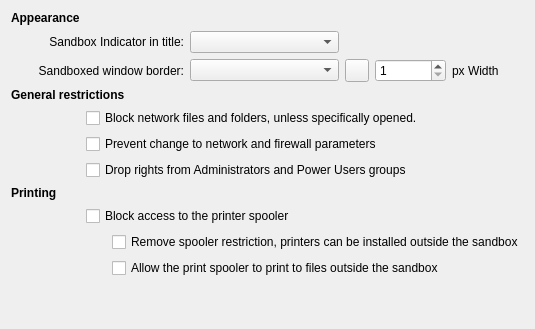
           <widget class="QWidget" name="tab_3">
            <attribute name="title">
             <string>Box Options</string>
            </attribute>
            <layout class="QGridLayout" name="gridLayout_27">
             <item row="1" column="0">
              <layout class="QGridLayout" name="gridLayout_8">
               <item row="1" column="0" colspan="3">
                <widget class="QLabel" name="label_20">
                 <property name="text">
                  <string>Sandbox Indicator in title:</string>
                 </property>
                 <property name="alignment">
                  <set>Qt::AlignRight|Qt::AlignTrailing|Qt::AlignVCenter</set>
                 </property>
                </widget>
               </item>
               <item row="2" column="6">
                <widget class="QSpinBox" name="spinBorderWidth">
                 <property name="minimum">
                  <number>1</number>
                 </property>
                 <property name="maximum">
                  <number>10</number>
                 </property>
                 <property name="value">
                  <number>1</number>
                 </property>
                </widget>
               </item>
               <item row="2" column="3" colspan="2">
                <widget class="QComboBox" name="cmbBoxBorder"/>
               </item>
               <item row="8" column="1" colspan="6">
                <widget class="QCheckBox" name="chkBlockSpooler">
                 <property name="text">
                  <string>Block access to the printer spooler</string>
                 </property>
                </widget>
               </item>
               <item row="4" column="1" colspan="6">
                <widget class="QCheckBox" name="chkBlockNetShare">
                 <property name="text">
                  <string>Block network files and folders, unless specifically opened.</string>
                 </property>
                </widget>
               </item>
               <item row="6" column="1" colspan="6">
                <widget class="QCheckBox" name="chkDropRights">
                 <property name="text">
                  <string>Drop rights from Administrators and Power Users groups</string>
                 </property>
                </widget>
               </item>
               <item row="2" column="0" colspan="3">
                <widget class="QLabel" name="label_21">
                 <property name="text">
                  <string>Sandboxed window border:</string>
                 </property>
                 <property name="alignment">
                  <set>Qt::AlignRight|Qt::AlignTrailing|Qt::AlignVCenter</set>
                 </property>
                </widget>
               </item>
               <item row="5" column="1" colspan="6">
                <widget class="QCheckBox" name="chkBlockNetParam">
                 <property name="text">
                  <string>Prevent change to network and firewall parameters</string>
                 </property>
                </widget>
               </item>
               <item row="11" column="2" colspan="5">
                <spacer name="horizontalSpacer_2">
                 <property name="orientation">
                  <enum>Qt::Horizontal</enum>
                 </property>
                 <property name="sizeHint" stdset="0">
                  <size>
                   <width>40</width>
                   <height>20</height>
                  </size>
                 </property>
                </spacer>
               </item>
               <item row="2" column="7">
                <widget class="QLabel" name="label_14">
                 <property name="text">
                  <string>px Width</string>
                 </property>
                 <property name="alignment">
                  <set>Qt::AlignLeading|Qt::AlignLeft|Qt::AlignVCenter</set>
                 </property>
                </widget>
               </item>
               <item row="0" column="1">
                <widget class="QLabel" name="label_30">
                 <property name="sizePolicy">
                  <sizepolicy hsizetype="Minimum" vsizetype="Minimum">
                   <horstretch>0</horstretch>
                   <verstretch>0</verstretch>
                  </sizepolicy>
                 </property>
                 <property name="maximumSize">
                  <size>
                   <width>16</width>
                   <height>16777215</height>
                  </size>
                 </property>
                 <property name="text">
                  <string/>
                 </property>
                </widget>
               </item>
               <item row="0" column="0">
                <widget class="QLabel" name="label_7">
                 <property name="font">
                  <font>
                   <weight>75</weight>
                   <bold>true</bold>
                  </font>
                 </property>
                 <property name="text">
                  <string>Appearance</string>
                 </property>
                </widget>
               </item>
               <item row="1" column="3" colspan="2">
                <widget class="QComboBox" name="cmbBoxIndicator"/>
               </item>
               <item row="3" column="0" colspan="3">
                <widget class="QLabel" name="label_10">
                 <property name="font">
                  <font>
                   <weight>75</weight>
                   <bold>true</bold>
                  </font>
                 </property>
                 <property name="toolTip">
                  <string>Protect the system from sandboxed processes</string>
                 </property>
                 <property name="text">
                  <string>General restrictions</string>
                 </property>
                </widget>
               </item>
               <item row="2" column="5">
                <widget class="QToolButton" name="btnBorderColor">
                 <property name="text">
                  <string/>
                 </property>
                </widget>
               </item>
               <item row="10" column="2" colspan="5">
                <widget class="QCheckBox" name="chkPrintToFile">
                 <property name="sizePolicy">
                  <sizepolicy hsizetype="Minimum" vsizetype="Fixed">
                   <horstretch>0</horstretch>
                   <verstretch>0</verstretch>
                  </sizepolicy>
                 </property>
                 <property name="text">
                  <string>Allow the print spooler to print to files outside the sandbox</string>
                 </property>
                </widget>
               </item>
               <item row="11" column="1">
                <spacer name="verticalSpacer_17">
                 <property name="orientation">
                  <enum>Qt::Vertical</enum>
                 </property>
                 <property name="sizeHint" stdset="0">
                  <size>
                   <width>20</width>
                   <height>40</height>
                  </size>
                 </property>
                </spacer>
               </item>
               <item row="7" column="0" colspan="3">
                <widget class="QLabel" name="label_31">
                 <property name="font">
                  <font>
                   <weight>75</weight>
                   <bold>true</bold>
                  </font>
                 </property>
                 <property name="toolTip">
                  <string>Protect the system from sandboxed processes</string>
                 </property>
                 <property name="text">
                  <string>Printing</string>
                 </property>
                </widget>
               </item>
               <item row="9" column="2" colspan="6">
                <widget class="QCheckBox" name="chkOpenSpooler">
                 <property name="text">
                  <string>Remove spooler restriction, printers can be installed outside the sandbox</string>
                 </property>
                </widget>
               </item>
              </layout>
             </item>
            </layout>
           </widget>
